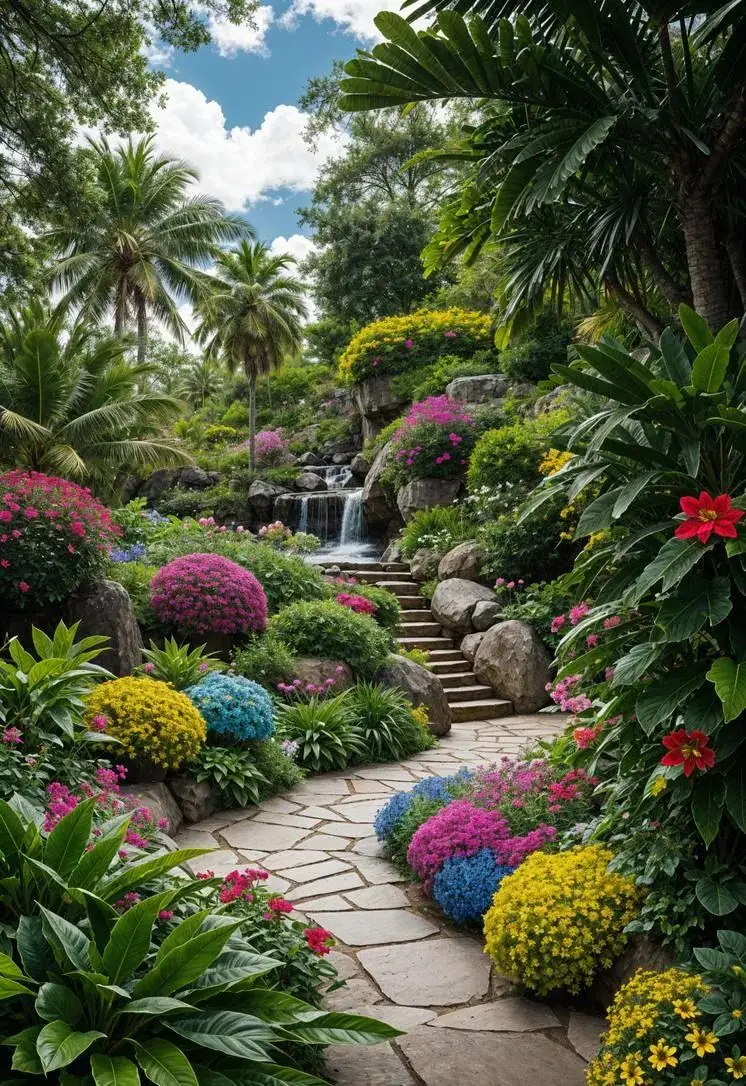
//> input picture openCV/park.png, 746 x 1086 px
$ ./09_   (built with g++ and OpenCV 4)
//> lines starting //> are read from the running program, lines starting //| are printed output that depends on the picture
#include <opencv2/opencv.hpp>
#include <iostream>
#include <random>
#include <cmath>

using namespace cv;
using namespace std;

int g_r_n(int,int);
void find_max_int(Mat&,Mat&,int,int);
void draw_line_with_slope(Mat&);
float slope(int*);
Mat get_slope_image(Mat&,int,int);
void draw_polyline(Mat&);

int main(int argc,char ** argv)
{
  Mat image = imread("park.png");
//> image is the input picture: 1086 rows x 746 cols, CV_8UC3; mean B, G, R 63.5, 89.1, 82.8
  Mat gray_image;
  Mat background = Mat::zeros(512,512,CV_8UC3);
  cout << background.cols << ":" << background.rows << endl;
  cvtColor(image,gray_image,COLOR_BGR2GRAY);
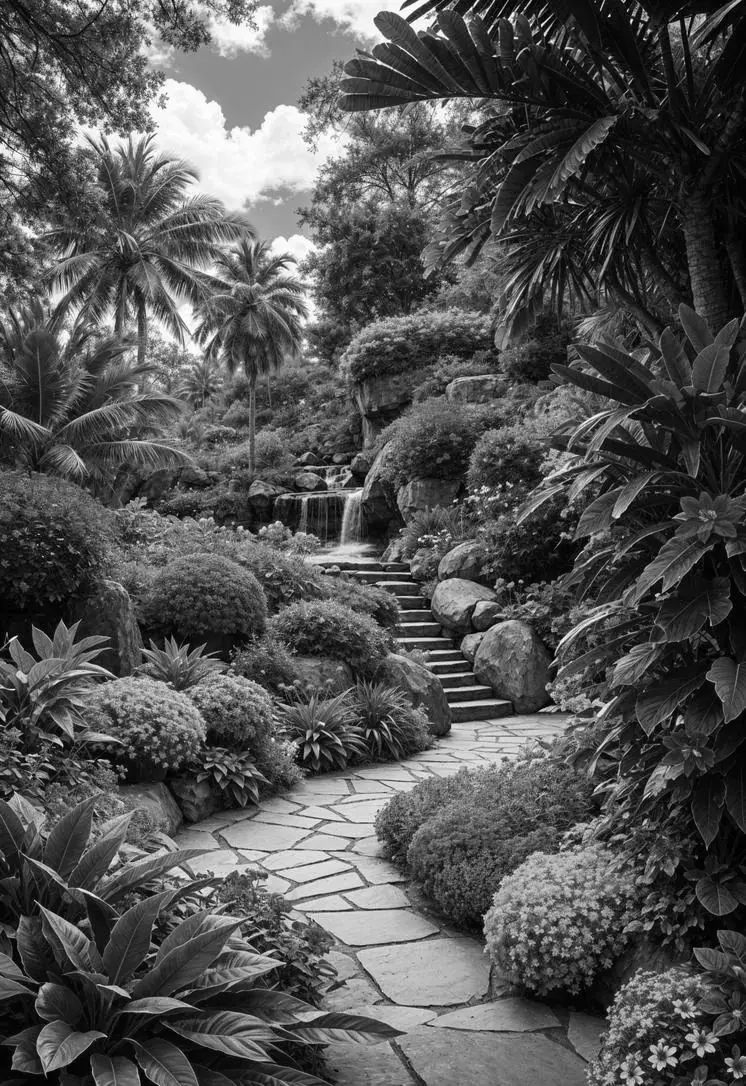
//> gray_image: 1086 rows x 746 cols, CV_8UC1; min 0, max 255, mean 84.3
  int height = image.rows;
//> height = 1086
  int width = image.cols;
//> width = 746
  //draw_line_with_slope(background);
  imshow("grad image",get_slope_image(image,height,width));
  waitKey(0);
  //draw_polyline(background);
  return 0;
}

Mat Normalize_image(Mat& image)
{
  Mat normalized_image;
  normalize(image,normalized_image,0,255,NORM_MINMAX);
  return normalized_image;
}

// [51 lines left out: functions draw_line_with_slope, g_r_n, find_max_int, slope, not called in this run]
Mat get_slope_image(Mat& image,int height,int width)
{
//> called with height = 1086, width = 746
  Mat image_grad = Mat::zeros(Size(width-1,height-1),CV_32FC3);
  Mat normalized_grad;
  cout << "image_size" << "\tw:" << image.cols << ":" << "\th:" << image.rows << endl;
//| image_size	w:746:	h:1086
  for(int i = 0;i < height-1;i++)
  {
    for(int j = 0;j < width-1;j++)
    {
      Vec3b pixel_o = image.at<Vec3b>(i,j);
      Vec3b pixel_x = image.at<Vec3b>(i,j+1);
      Vec3b pixel_y = image.at<Vec3b>(i+1,j);
      for(int k = 0;k<3;k++)
      {
        image_grad.at<Vec3f>(i,j)[k] = saturate_cast<float>(sqrt( pow(pixel_x[k]-pixel_o[k],2)/2.0 + pow(pixel_y[k]-pixel_o[k] , 2 )/2.0));
      }
    }
  }
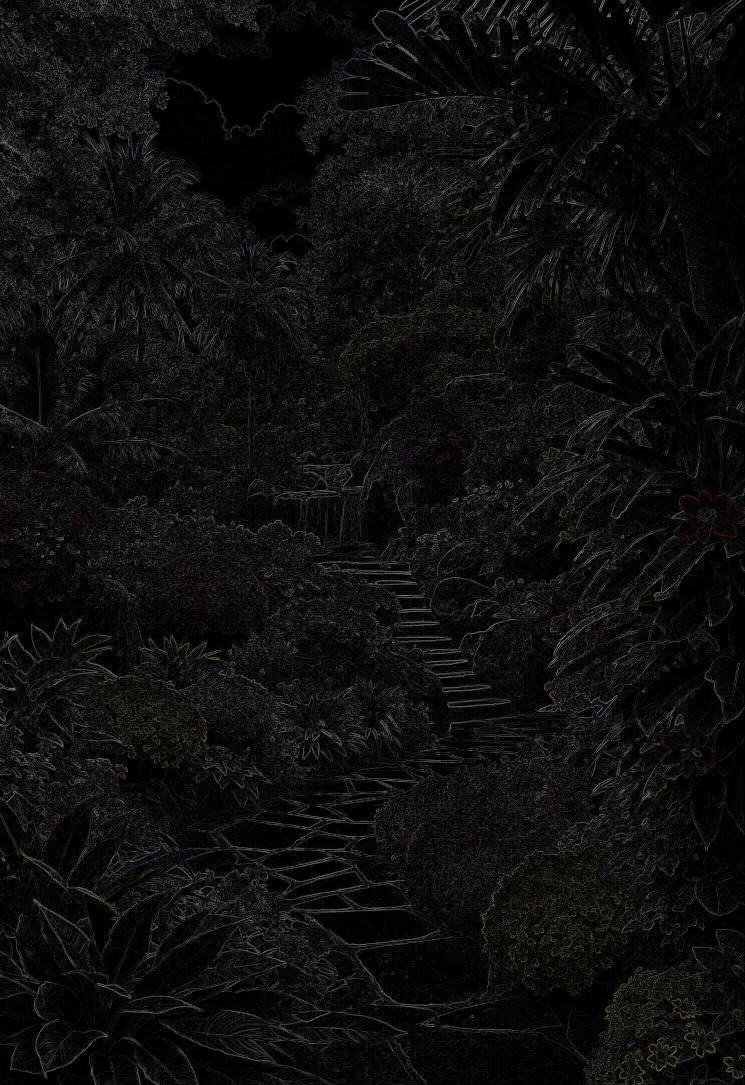
//> image_grad: 1085 rows x 745 cols, CV_32FC3; mean B, G, R 14.9, 15.2, 15.4
  //normalize();
  cout << "image_grad_size" << "\tw:" << image_grad.cols << ":" << "\th:" << image_grad.rows << endl;
//| image_grad_size	w:745:	h:1085


  // Rect rctg(Point(700,1000),Point(186,500));
  // rectangle(image_grad,rctg,Scalar(255,255,0),-1,LINE_8,0);
  return Normalize_image(image_grad);
//> in Normalize_image, `normalize(image,normalized_image,0,255,NORM_MINMAX);`:
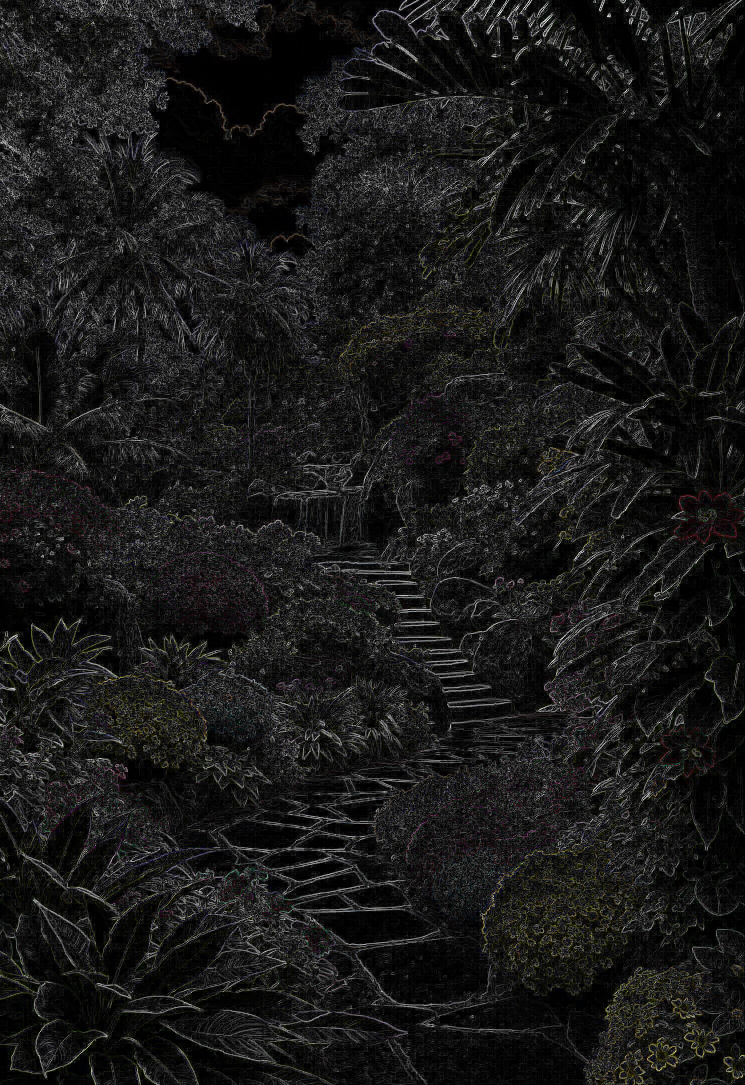
//> normalized_image: 1085 rows x 745 cols, CV_32FC3; mean B, G, R 24.9, 25.5, 25.7
}
// [19 lines left out: function draw_polyline, not called in this run]


  // [19 lines of commented-out code are left out]

$ run again, with openCV/garden.png copied over openCV/park.png
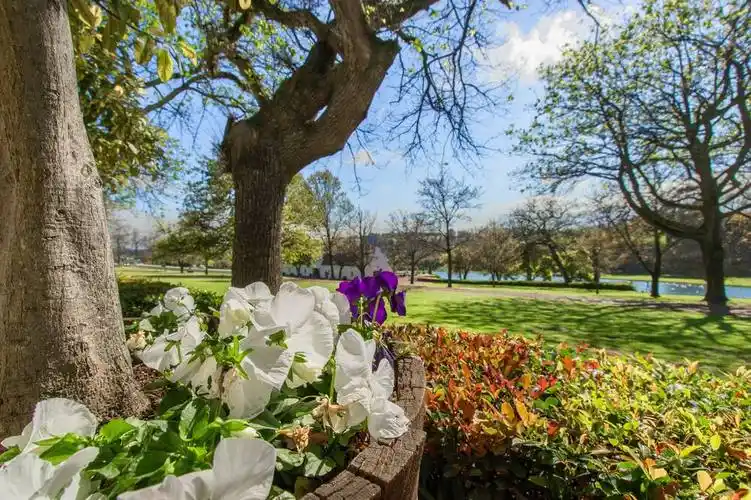
//> input picture openCV/garden.png, 751 x 500 px
//> image is the input picture: 500 rows x 751 cols, CV_8UC3; mean B, G, R 98.2, 121.5, 118.7
//> `cvtColor(image,gray_image,COLOR_BGR2GRAY);`:
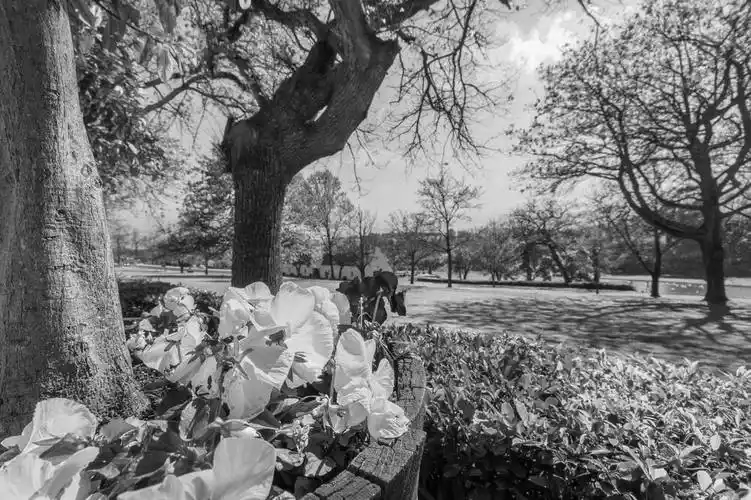
//> gray_image: 500 rows x 751 cols, CV_8UC1; min 0, max 255, mean 118
//| image_size	w:751:	h:500
//| image_grad_size	w:750:	h:499
//> in Normalize_image, `normalize(image,normalized_image,0,255,NORM_MINMAX);`:
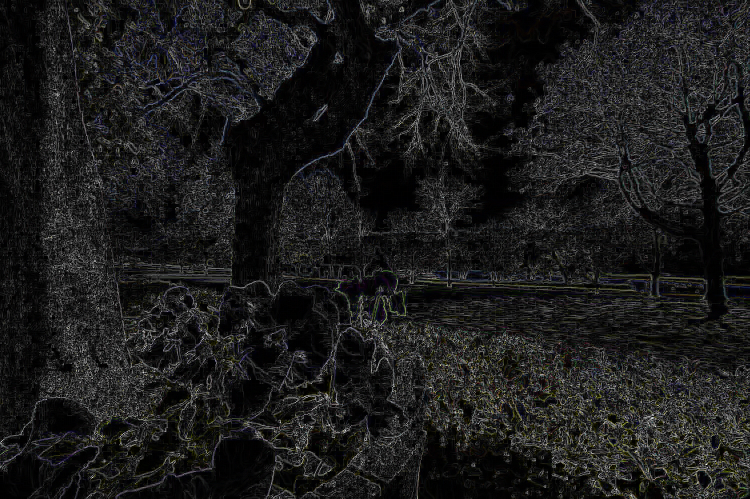
//> normalized_image: 499 rows x 750 cols, CV_32FC3; mean B, G, R 28.1, 28.4, 28.4
